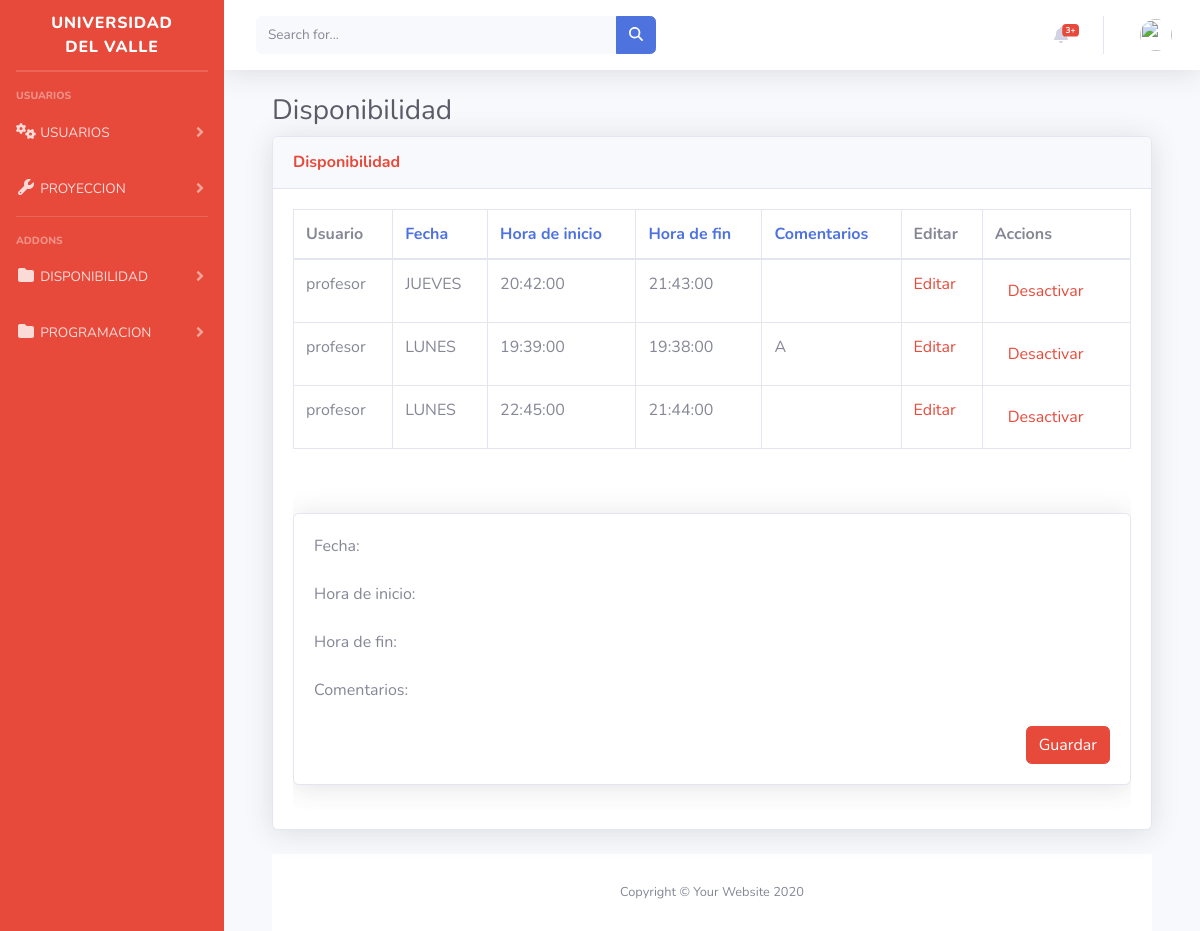
Page /inicio/editarDisponibilidad on the earlier database version.
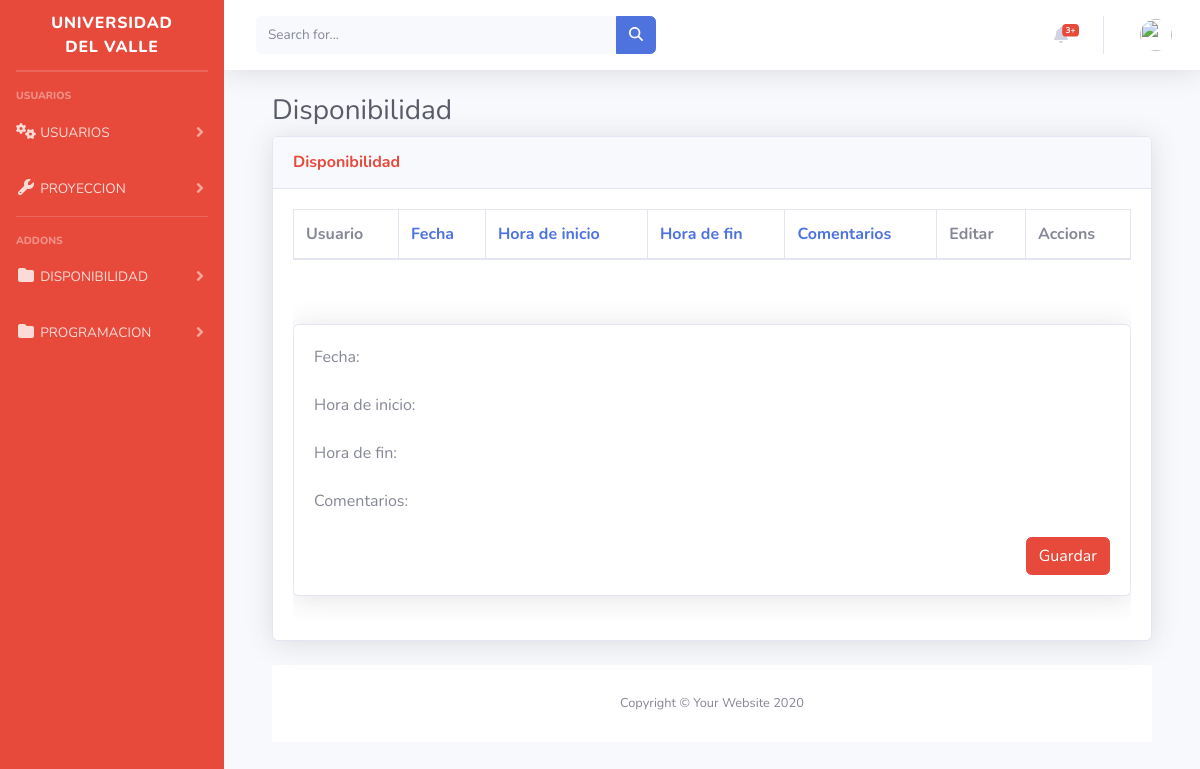
Same page on the later database version.
### inicio/models.py (models this page shows, shortened)
class Disponibilidad(models.Model):
    DAY_CHOICES = [
        ('LUNES', 'Lunes'),
        ('MARTES', 'Martes'),
        ('MIERCOLES', 'Miércoles'),
        ('JUEVES', 'Jueves'),
        ('VIERNES', 'Viernes'),
        ('SABADO', 'Sábado'),
        ('DOMINGO', 'Domingo'),
    ]
    fecha = models.CharField(choices=DAY_CHOICES, max_length=15)
    hora_inicio = models.CharField(choices=[
        ('07:00', '07:00 AM'),
        ('10:00', '10:00 AM'),
        ('14:00', '02:00 PM'),
        ('17:00', '05:00 PM'),
        ('18:30', '06:30 PM'),
    ], max_length=5)
    hora_fin = models.CharField(choices=[
        ('10:00', '10:00 AM'),
        ('13:00', '01:00 PM'),
        ('17:00', '05:00 PM'),
        ('18:30', '06:30 PM'),
        ('21:30', '09:30 PM'),
    ], max_length=5)
    comentarios = models.TextField(default="Disponible", null=True)
    profesor = models.ForeignKey(User, on_delete=models.CASCADE)
    mostrar_en_tabla = models.BooleanField(default=True)

### inicio/views.py (the view)
# urls.py: path('editarDisponibilidad', views.vereditdisponibilidad, name='editarDisponibilidad'),
def vereditdisponibilidad(request):
    ordenar_por = request.GET.get('ordenar_por', 'fecha') # por defecto, ordenar por fecha
    disponibilidad = Disponibilidad.objects.order_by(ordenar_por)
    context = {
        'disponibilidad': disponibilidad,
        'ordenar_por': ordenar_por,
    }
    return render(request, 'editardisponibilidad.html', context)

### inicio/templates/editarDisponibilidad.html (shortened to what the changed rows need)
{% extends "base.html" %}
{% block content %}
{% load static %}
<!DOCTYPE html>
<html lang="en">
<head>
    <link rel="stylesheet" href="https://cdnjs.cloudflare.com/ajax/libs/font-awesome/5.15.3/css/all.min.css" />
    <link href="vendor/fontawesome-free/css/all.min.css" rel="stylesheet" type="text/css">
    <link href="css/sb-admin-2.min.css" rel="stylesheet">
    <link href="vendor/datatables/dataTables.bootstrap4.min.css" rel="stylesheet">
</head>
<body id="page-top">
    <div class="container-fluid">
        <h1 class="h3 mb-2 text-gray-800">Disponibilidad</h1>
        <div class="card shadow mb-4">
            <div class="card-body">
                <div class="table-responsive">
                    <div class="table-responsive">
                    <table class="table table-bordered" id="dataTable" width="100%" cellspacing="0">
                        <thead>
                            <tr>
                                <th>Usuario</th>
                                <th><a href="?ordenar_por=fecha">Fecha</a></th>
                                <th><a href="?ordenar_por=hora_inicio">Hora de inicio</a></th>
                                <th><a href="?ordenar_por=hora_fin">Hora de fin</a></th>
                                <th><a href="?ordenar_por=comentarios">Comentarios</a></th>
                                <th>Editar</th>
                                <th>Accions</th>
                            </tr>
                        </thead>
                        <tbody>
                            {% for d in disponibilidad %}
                            <tr>
                                <td>{{ d.profesor.username }}</td>
                                <td>{{ d.fecha }}</td>
                                <td>{{ d.hora_inicio }}</td>
                                <td>{{ d.hora_fin }}</td>
                                <td>{{ d.comentarios }}</td>
                                <td><a class="text-danger" href="{% url 'editar_disponibilidad' disponibilidad_id=d.id %}">Editar</a></td>
                                <td>
                                    {% if d.mostrar_en_tabla %}
                                    <form action="{% url 'desactivar_disponibilidad' disponibilidad_id=d.id %}" method="post">
                                      <button type="submit" class="btn btn-link text-danger">Desactivar</button>
                                    </form>
                                  {% else %}
                                    <form action="{% url 'activar_disponibilidad' disponibilidad_id=d.id %}" method="post">
                                      {% csrf_token %}
                                      <button type="submit" class="btn btn-link text-danger">Activar</button>
                                    </form>
                                  {% endif %}
                                </td>
                            </tr>
                            {% endfor %}
                        </tbody>
                    </table>
                </div>
              <br>
              <br>
            </div>
        </div>
    </div>
</body>
</html>
{% endblock %}

Differences in the rows shown:
removed Disponibilidad: profesor.username "profesor", fecha "JUEVES", hora_inicio "20:42:00", hora_fin "21:43:00", mostrar_en_tabla "Desactivar"
removed Disponibilidad: profesor.username "profesor", fecha "LUNES", hora_inicio "19:39:00", hora_fin "19:38:00", comentarios "A", mostrar_en_tabla "Desactivar"
removed Disponibilidad: profesor.username "profesor", fecha "LUNES", hora_inicio "22:45:00", hora_fin "21:44:00", mostrar_en_tabla "Desactivar"
